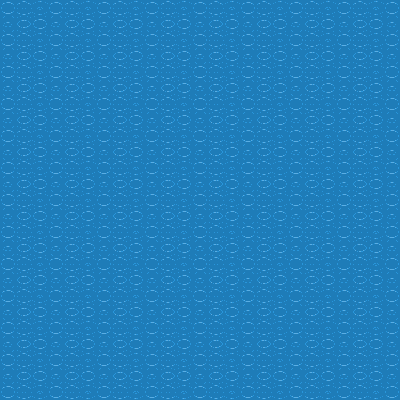

Below is a game level as drawn by its tile map, then a one-line description and the .tmx file that defines it, in full:
An orthogonal 25x25 tile map with 16x16 px tiles, 1 tile layer (Tile Layer 1).

<map version="1.10" tiledversion="1.11.0" orientation="orthogonal" renderorder="right-down" width="25" height="25" tilewidth="16" tileheight="16" infinite="0" nextlayerid="2" nextobjectid="1">
 <tileset firstgid="1" source="fist.tsx" />
 <layer id="1" name="Tile Layer 1" width="25" height="25">
  <data encoding="csv">
124,125,126,124,125,126,124,125,126,124,125,126,124,125,126,124,125,126,124,125,126,124,125,126,124,
164,165,166,164,165,166,164,165,166,164,165,166,164,165,166,164,165,166,164,165,166,164,165,166,164,
124,125,126,124,125,126,124,125,126,124,125,126,124,125,126,124,125,126,124,125,126,124,125,126,124,
164,165,166,164,165,166,164,165,166,164,165,166,164,165,166,164,165,166,164,165,166,164,165,166,164,
124,125,126,124,125,126,124,125,126,124,125,126,124,125,126,124,125,126,124,125,126,124,125,126,124,
164,165,166,164,165,166,164,165,166,164,165,166,164,165,166,164,165,166,164,165,166,164,165,166,164,
124,125,126,124,125,126,124,125,126,124,125,126,124,125,126,124,125,126,124,125,126,124,125,126,124,
164,165,166,164,165,166,164,165,166,164,165,166,164,165,166,164,165,166,164,165,166,164,165,166,164,
124,125,126,124,125,126,124,125,126,124,125,126,124,125,126,124,125,126,124,125,126,124,125,126,124,
164,165,166,164,165,166,164,165,166,164,165,166,164,165,166,164,165,166,164,165,166,164,165,166,164,
124,125,126,124,125,126,124,125,126,124,125,126,124,125,126,124,125,126,124,125,126,124,125,126,124,
164,165,166,164,165,166,164,165,166,164,165,166,164,165,166,164,165,166,164,165,166,164,165,166,164,
124,125,126,124,125,126,124,125,126,124,125,126,124,125,126,124,125,126,124,125,126,124,125,126,124,
164,165,166,164,165,166,164,165,166,164,165,166,164,165,166,164,165,166,164,165,166,164,165,166,164,
124,125,126,124,125,126,124,125,126,124,125,126,124,125,126,124,125,126,124,125,126,124,125,126,124,
164,165,166,164,165,166,164,165,166,164,165,166,164,165,166,164,165,166,164,165,166,164,165,166,164,
124,125,126,124,125,126,124,125,126,124,125,126,124,125,126,124,125,126,124,125,126,124,125,126,124,
164,165,166,164,165,166,164,165,166,164,165,166,164,165,166,164,165,166,164,165,166,164,165,166,164,
124,125,126,124,125,126,124,125,126,124,125,126,124,125,126,124,125,126,124,125,126,124,125,126,124,
164,165,166,164,165,166,164,165,166,164,165,166,164,165,166,164,165,166,164,165,166,164,165,166,164,
124,125,126,124,125,126,124,125,126,124,125,126,124,125,126,124,125,126,124,125,126,124,125,126,124,
164,165,166,164,165,166,164,165,166,164,165,166,164,165,166,164,165,166,164,165,166,164,165,166,164,
124,125,126,124,125,126,124,125,126,124,125,126,124,125,126,124,125,126,124,125,126,124,125,126,124,
164,165,166,164,165,166,164,165,166,164,165,166,164,165,166,164,165,166,164,165,166,164,165,166,164,
124,125,126,124,125,126,124,125,126,124,125,126,124,125,126,124,125,126,124,125,126,124,125,126,124
</data>
 </layer>
</map>
